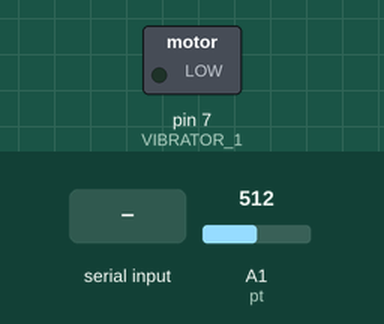
Simulated run of this sketch. Board: Arduino Uno, built with avr-gcc and run on an emulated ATmega328P. Shown: switched loads named in the sketch (green lamp = pin HIGH). The inputs (shaded band) are chosen by the test bench; at power-on: A1 (pt) = 512. What the sketch prints to the serial monitor is not drawn.

Above: at 1.2 s.
1.3 s: "7\n" received over Serial
At 2.1 s:
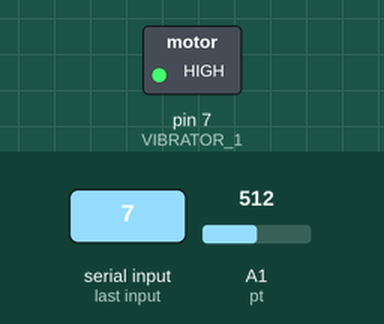
Timing chart, 0 to 4.3 s (numbered marks = the images above; inputs shaded):
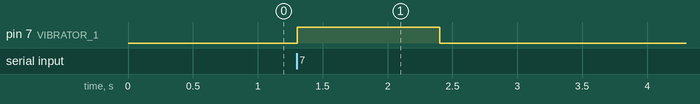

Measured:
- after the input at 1.3 s, pin 7 (VIBRATOR_1): LOW → HIGH at once, → LOW 1.1 s later

The sketch:

vibrate_project.ino
```cpp
// Define the vibrators
#define VIBRATOR_1 7
#define VIBRATOR_2 1

const int numVibrators = 2;


// Define the potentiometer
int pt = A1;

void setup() {
  // Start a serial communication between the Arduino board and the computer
  Serial.begin(115200);
  pinMode(VIBRATOR_1, OUTPUT);
  pinMode(VIBRATOR_2, OUTPUT);
}

void loop() {
  // Read the value of the potentiometer
  int potValue = analogRead(pt);

  // Send the value via the serial port
  Serial.println(potValue);

  if (Serial.available() > 0){
    int command = Serial.parseInt();
    if (command == 7){
      analogWrite(VIBRATOR_1, 130);  // Assuming you want to set it to maximum intensity
      analogWrite(VIBRATOR_2, 0);    // Turn off the other vibrator
    }
    else if (command == 1){
      analogWrite(VIBRATOR_2, 100);  // Assuming you want to set it to maximum intensity
      analogWrite(VIBRATOR_1, 0);    // Turn off the other vibrator
    }
    else {
      analogWrite(VIBRATOR_1, 0);
      analogWrite(VIBRATOR_2, 0);
    }
  }
  // Wait for a short moment
  delay(100);
}
```
